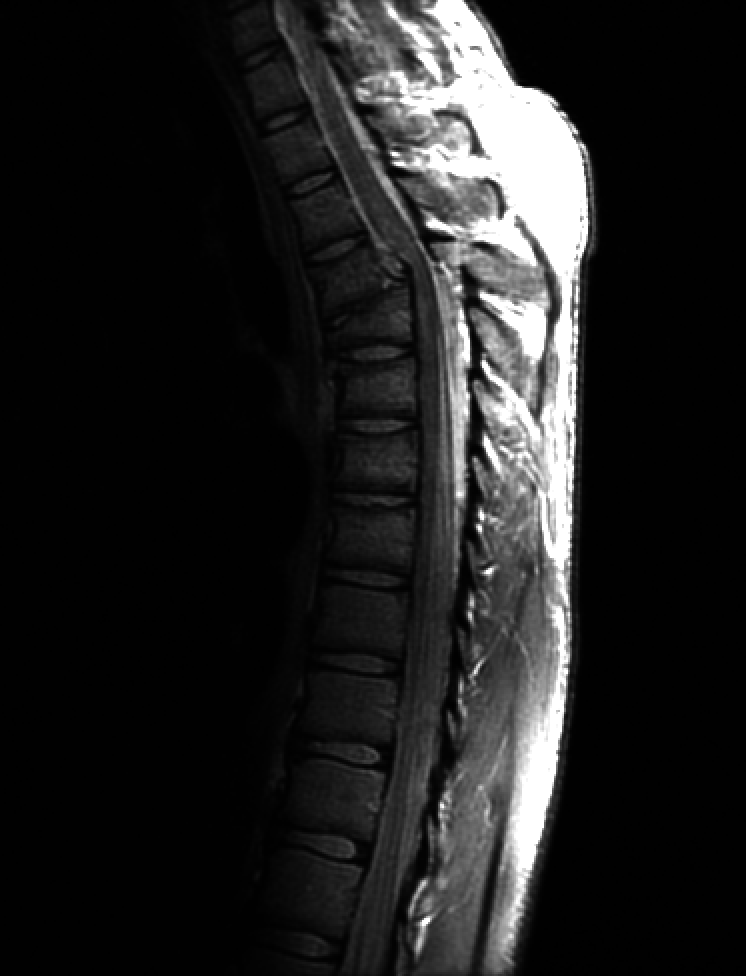
//> input picture openCV/bin/Release/Fig01_Slide10.tif, 746 x 976 px, given in place of Fig03_Slide23.tif, which was not available
$ ./main   (built with g++ and OpenCV 4)
//> lines starting //> are read from the running program, lines starting //| are printed output that depends on the picture; pictures that were not available may be replaced by others from this repository, and a replacement may not be noted
#include "opencv2/imgproc/imgproc.hpp"
#include "opencv2/highgui/highgui.hpp"
#include <opencv2/opencv.hpp>
#include <iostream>
#include <highgui.h>
#include "cv.h"
#include <math.h>

/* new
Obtain the the following shown in slides of Chapter03.pdf:
1. Slide 10: the three intensity transformed imges
2. Slide 14: the eight binarized images
3. Slide 23: the four images and the two histograms
*/

using namespace std;
using namespace cv;

int ques = 1;
double gamma = 3.0;
string img_name, img_output1,img_output2,img_output3,img_output4,img_output5,img_output6,img_output7,img_output8;
void DrawHistogram(const Mat &src, Mat &dst);

int main(){

	cout << "Input Question Number = ";
	cin >> ques;
//> the answer given: 3

	switch (ques){
	case 1:
		img_name = "Fig01_Slide10.tif";
		img_output1 = "Fig01_Slide10_output1.tif";
		img_output2 = "Fig01_Slide10_output2.tif";
		img_output3 = "Fig01_Slide10_output3.tif";
		break;
	case 2:
		img_name = "Fig02_Slide14.tif";
		img_output1 = "Fig02_Slide14_output1.tif";
		img_output2 = "Fig02_Slide14_output2.tif";
		img_output3 = "Fig02_Slide14_output3.tif";
		img_output4 = "Fig02_Slide14_output4.tif";
		img_output5 = "Fig02_Slide14_output5.tif";
		img_output6 = "Fig02_Slide14_output6.tif";
		img_output7 = "Fig02_Slide14_output7.tif";
		img_output8 = "Fig02_Slide14_output8.tif";
		break;
	case 3:
		img_name = "Fig03_Slide23.tif";
		img_output1 = "Fig03_Slide23_dark.tif";
		img_output2 = "Fig03_Slide23_light.tif";
		img_output3 = "Fig03_Slide23_dark_output.tif";
		img_output4 = "Fig03_Slide23_light_output.tif";
		img_output5 = "Fig03_dark_histogram.tif";
		img_output6 = "Fig03_light_histogram.tif";

		break;
	default:
		break;
	}
	// Read input images
	// Fig3.tif is in openCV\bin\Release
	Mat SrcImg = imread(img_name, CV_LOAD_IMAGE_GRAYSCALE);
//> SrcImg is the input picture: 976 rows x 746 cols, CV_8UC1; min 0, max 255, mean 32.6

	// Create a grayscale output image matrix
	Mat DstImg1 = Mat(SrcImg.rows, SrcImg.cols, CV_8UC1);
	Mat DstImg2 = Mat(SrcImg.rows, SrcImg.cols, CV_8UC1);
	Mat DstImg3 = Mat(SrcImg.rows, SrcImg.cols, CV_8UC1);
	Mat DstImg4 = Mat(SrcImg.rows, SrcImg.cols, CV_8UC1);
	Mat DstImg5 = Mat(SrcImg.rows, SrcImg.cols, CV_8UC1);
	Mat DstImg6 = Mat(SrcImg.rows, SrcImg.cols, CV_8UC1);
	Mat DstImg7 = Mat(SrcImg.rows, SrcImg.cols, CV_8UC1);
	Mat DstImg8 = Mat(SrcImg.rows, SrcImg.cols, CV_8UC1);
	// 把直方圖秀在一個256*256大的影像上
	Mat histImg_dark,histImg_light;
	Mat showHistImg_dark(256, 256, CV_8UC1, Scalar(255));
	Mat showHistImg_light(256, 256, CV_8UC1, Scalar(255));

	switch (ques) {
	case 1:

		for (int i = 0; i < SrcImg.rows; ++i)
		for (int j = 0; j < SrcImg.cols; ++j){
			DstImg1.at<uchar>(i, j) = pow(SrcImg.at<uchar>(i, j), 0.6) * pow(255.0, 1.0 - 0.6);
			DstImg2.at<uchar>(i, j) = pow(SrcImg.at<uchar>(i, j), 0.4) * pow(255.0, 1.0 - 0.4);
			DstImg3.at<uchar>(i, j) = pow(SrcImg.at<uchar>(i, j), 0.3) * pow(255.0, 1.0 - 0.3);
		}
		// Show images
		cv::imshow("Input Image", SrcImg);
		cv::imshow("Output1(0.6) Image", DstImg1);
		cv::imshow("Output2(0.4) Image", DstImg2);
		cv::imshow("Output3(0.3) Image", DstImg3);

		// Write output images
		cv::imwrite(img_output1, DstImg1);
		cv::imwrite(img_output2, DstImg2);
		cv::imwrite(img_output3, DstImg3);

		cv::waitKey(0);
		break;
	case 2:
		for (int i = 0; i < SrcImg.rows; ++i)
		for (int j = 0; j < SrcImg.cols; ++j){
			/////bit plane 1
			if (SrcImg.at<uchar>(i, j) % 2 == 0)
				DstImg1.at<uchar>(i, j) = 0;
			else
				DstImg1.at<uchar>(i, j) = 255;
			/////bit plane 2
			if ((SrcImg.at<uchar>(i, j) / 2) % 2 == 0)
				DstImg2.at<uchar>(i, j) = 0;
			else
				DstImg2.at<uchar>(i, j) = 255;
			/////bit plane 3
			if ((SrcImg.at<uchar>(i, j) / 4) % 2 == 0)
				DstImg3.at<uchar>(i, j) = 0;
			else
				DstImg3.at<uchar>(i, j) = 255;
			/////bit plane 4
			if ((SrcImg.at<uchar>(i, j) / 8) % 2 == 0)
				DstImg4.at<uchar>(i, j) = 0;
			else
				DstImg4.at<uchar>(i, j) = 255;
			/////bit plane 5
			if ((SrcImg.at<uchar>(i, j) / 16) % 2 == 0)
				DstImg5.at<uchar>(i, j) = 0;
			else
				DstImg5.at<uchar>(i, j) = 255;
			/////bit plane 6
			if ((SrcImg.at<uchar>(i, j) / 32) % 2 == 0)
				DstImg6.at<uchar>(i, j) = 0;
			else
				DstImg6.at<uchar>(i, j) = 255;
			/////bit plane 7
			if ((SrcImg.at<uchar>(i, j) / 64) % 2 == 0)
				DstImg7.at<uchar>(i, j) = 0;
			else
				DstImg7.at<uchar>(i, j) = 255;
			/////bit plane 8
			if (SrcImg.at<uchar>(i, j) < 128)
				DstImg8.at<uchar>(i, j) = 0;
			else
				DstImg8.at<uchar>(i, j) = 255;
		}

		// Show images
		cv::imshow("Input Image", SrcImg);
		cv::imshow("Output(bit plane = 1) Image", DstImg1);
		cv::imshow("Output(bit plane = 2) Image", DstImg2);
		cv::imshow("Output(bit plane = 3) Image", DstImg3);
		cv::imshow("Output(bit plane = 4) Image", DstImg4);
		cv::imshow("Output(bit plane = 5) Image", DstImg5);
		cv::imshow("Output(bit plane = 6) Image", DstImg6);
		cv::imshow("Output(bit plane = 7) Image", DstImg7);
		cv::imshow("Output(bit plane = 8) Image", DstImg8);

		// Write output images
		cv::imwrite(img_output1, DstImg1);
		cv::imwrite(img_output2, DstImg2);
		cv::imwrite(img_output3, DstImg3);
		cv::imwrite(img_output4, DstImg4);
		cv::imwrite(img_output5, DstImg5);
		cv::imwrite(img_output6, DstImg6);
		cv::imwrite(img_output7, DstImg7);
		cv::imwrite(img_output8, DstImg8);

		cv::waitKey(0);

		break;
	case 3:
		int intensity_dark_count[256];
		int intensity_lowcon_count[256];
		int intensity_light_count[256];
		int intensity_dark_transform[256];
		int intensity_light_transform[256];
		int temp;
		///Get the intensity count , generate the data in histogram
		for (int i = 0; i <= 255; i++){
			intensity_dark_count[i] = intensity_light_count[i] = intensity_dark_transform[i] = intensity_light_transform[i] = 0;
		}
		///change input image into low_contra image  y = (x+510)/5
		for (int i = 0; i < SrcImg.rows; ++i) {
			for (int j = 0; j < SrcImg.cols; ++j) {
				DstImg5.at<uchar>(i, j) = ((SrcImg.at<uchar>(i, j)) +510)/5;
			}
		}
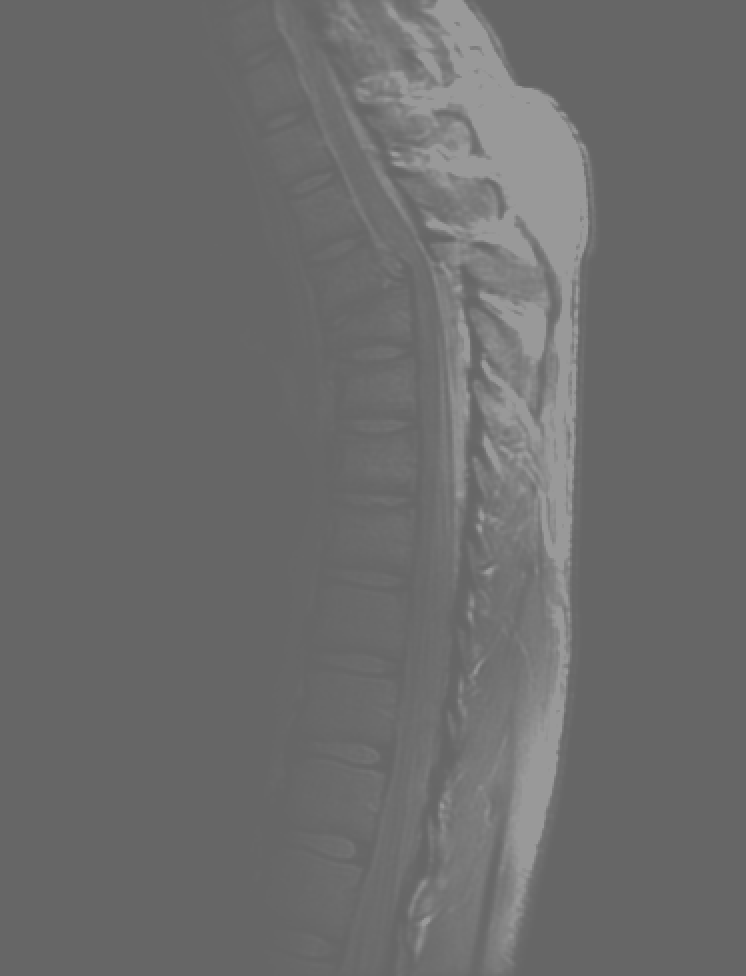
//> DstImg5: 976 rows x 746 cols, CV_8UC1; min 102, max 153, mean 108.3
		///change input image into dark , light image
		for (int i = 0; i < SrcImg.rows; ++i) {
			for (int j = 0; j < SrcImg.cols; ++j) {
				///change input image into dark image :::  y = x - 50
				DstImg1.at<uchar>(i, j) = ((DstImg5.at<uchar>(i, j)) - 50 <0 ) ? 0 : (DstImg5.at<uchar>(i, j)) - 50;
				///change input image into light image ::: y = (5x - 240)/2
				DstImg2.at<uchar>(i, j) = ((DstImg5.at<uchar>(i, j) * 5 - 240) / 2 > 255) ? 255 : (DstImg5.at<uchar>(i, j) * 5 - 240) / 2;
			}
		}
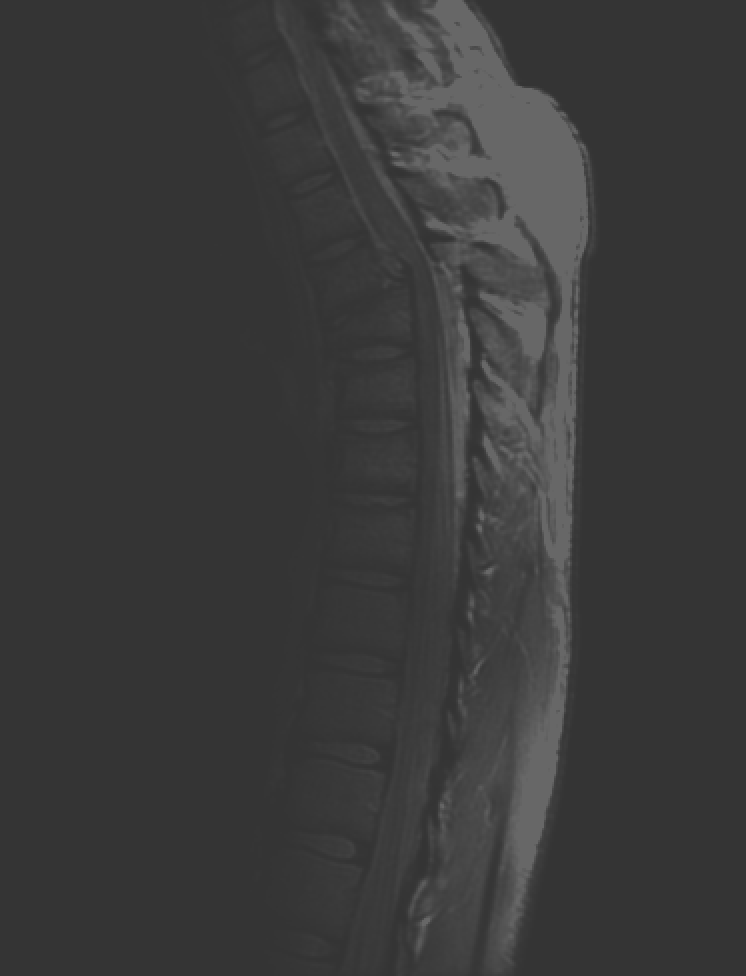
//> DstImg1: 976 rows x 746 cols, CV_8UC1; min 52, max 103, mean 58.3
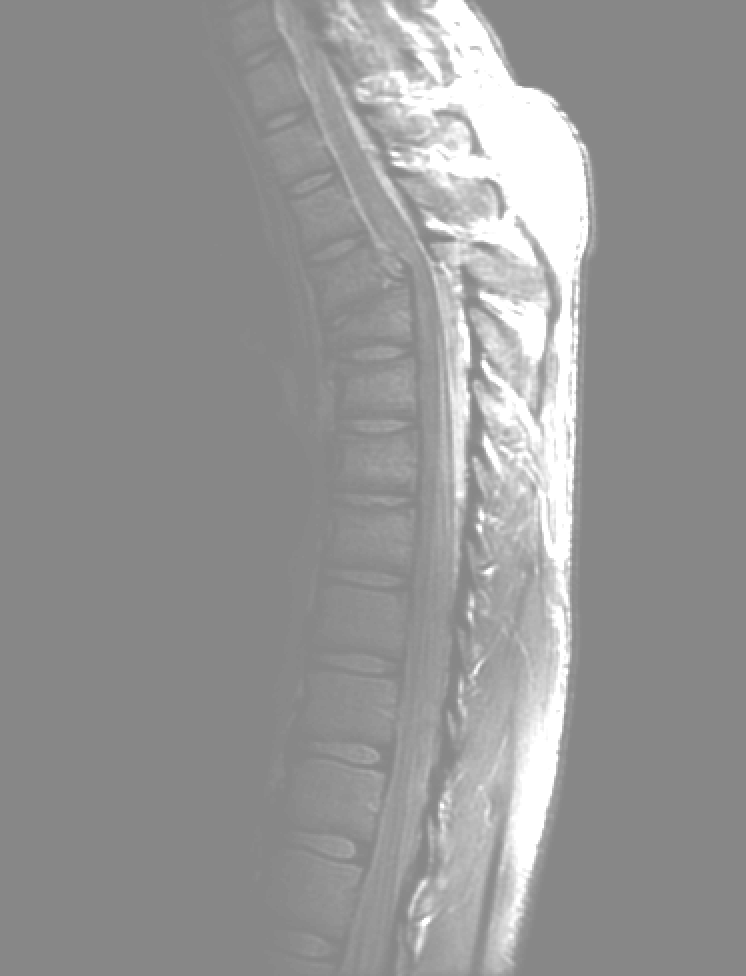
//> DstImg2: 976 rows x 746 cols, CV_8UC1; min 135, max 255, mean 150.2
		for (int i = 0; i < SrcImg.rows; ++i) {
			for (int j = 0; j < SrcImg.cols; ++j) {
				intensity_dark_count[int(DstImg1.at<uchar>(i, j))]++;
				intensity_light_count[int(DstImg2.at<uchar>(i, j))]++;
			}
		}
//> after the loop, intensity_dark_count = 256 values, max 447912 at index 52, min 0 at index 0, mean 2844.1; intensity_light_count = 256 values, max 447912 at index 135, min 0 at index 0, mean 2844.1
		///Equalization
		for (int k = 0; k <= 255; k++) {
			int count_dark = 0;
			int count_light = 0;
			for (int j = 0; j <= k; j++) {
				count_dark += intensity_dark_count[j];
				count_light += intensity_light_count[j];
			}
			intensity_dark_transform[k] = count_dark * 255 / (SrcImg.rows*SrcImg.cols);
			intensity_light_transform[k] = count_light * 255 / (SrcImg.rows*SrcImg.cols);
		}
//> this loop made 256 passes
//> count_dark on passes 1 to 3: 0, 0, 0
//> after the loop, intensity_dark_transform = 256 values from 0 to 255; intensity_light_transform = 256 values from 0 to 255
		///generate output inage
		for (int i = 0; i < SrcImg.rows; ++i)
		for (int j = 0; j < SrcImg.cols; ++j){
			DstImg3.at<uchar>(i, j) = intensity_dark_transform[int(DstImg1.at<uchar>(i, j))];
			DstImg4.at<uchar>(i, j) = intensity_light_transform[int(DstImg2.at<uchar>(i, j))];
		}
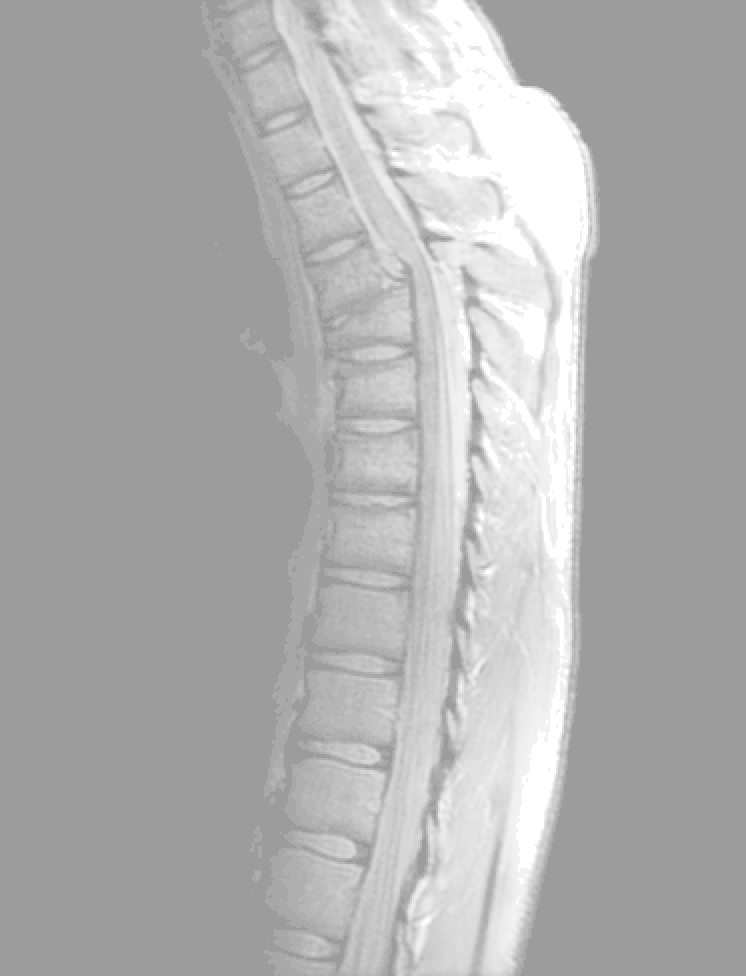
//> DstImg3: 976 rows x 746 cols, CV_8UC1; min 156, max 255, mean 176.1

		int histSize = 256;
		float range[] = { 0, 255 };
		const float* histRange = { range };
		calcHist(&DstImg3, 1, 0, Mat(), histImg_dark, 1, &histSize, &histRange);
//> histImg_dark = 256 values, max 447912 at index 156, min 0 at index 0, mean 2717.2
		calcHist(&DstImg4, 1, 0, Mat(), histImg_light, 1, &histSize, &histRange);
//> histImg_light = 256 values, max 447912 at index 156, min 0 at index 0, mean 2708.9
		DrawHistogram(histImg_dark, showHistImg_dark);
		DrawHistogram(histImg_light, showHistImg_light);
		cv::imshow("Histogram_dark", showHistImg_dark);
		cv::imshow("Histogram_light", showHistImg_light);

		// Show images

		cv::imshow("Input Image", SrcImg);
		cv::imshow("Dark Image", DstImg1);
		cv::imshow("Light Image", DstImg2);
		cv::imshow("Dark_output Image", DstImg3);
		cv::imshow("Light_output Image", DstImg4);

		cv::imshow("Lowcontrast_output Image", DstImg5);
		// Write output images

		cv::imwrite(img_output1, DstImg1);
		cv::imwrite(img_output2, DstImg2);
		cv::imwrite(img_output3, DstImg3);
		cv::imwrite(img_output4, DstImg4);


		cv::imwrite(img_output5, showHistImg_dark);
		cv::imwrite(img_output6, showHistImg_light);

		cv::waitKey(0);

		break;
	}

	return 0;
}

void DrawHistogram(const Mat &src, Mat &dst) {
	int histoSize = 256;
	float histoMaxValue = 0;
	for (int i = 0; i < histoSize; i++) {
		float temp = src.at<float>(i);
		if (histoMaxValue < temp)
			histoMaxValue = temp;
	}
//> this loop made 256 passes
//> (temp, histoMaxValue) on pass 157: (447912, 447912)
//> after the loop, histoMaxValue = 447912
	float scale = (0.9 * 256) / histoMaxValue;
//> scale = 0.000514

	for (int i = 0; i < histoSize; i++) {
		int intensity = int(src.at<float>(i) * scale);
		line(dst, Point(i, 255), Point(i, 255 - intensity), Scalar(0));
	}
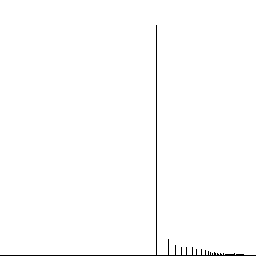
//> dst: 256 rows x 256 cols, CV_8UC1; 99.1% white; black in thin lines or dots
//> the loop in DrawHistogram (call 2), `for (int i = 0; i < histoSize; i++)` made 256 passes
//> after the loop in DrawHistogram (call 2), `for (int i = 0; i < histoSize; i++)`: dst: 256 rows x 256 cols, CV_8UC1; 99.1% white; black in thin lines or dots
}
